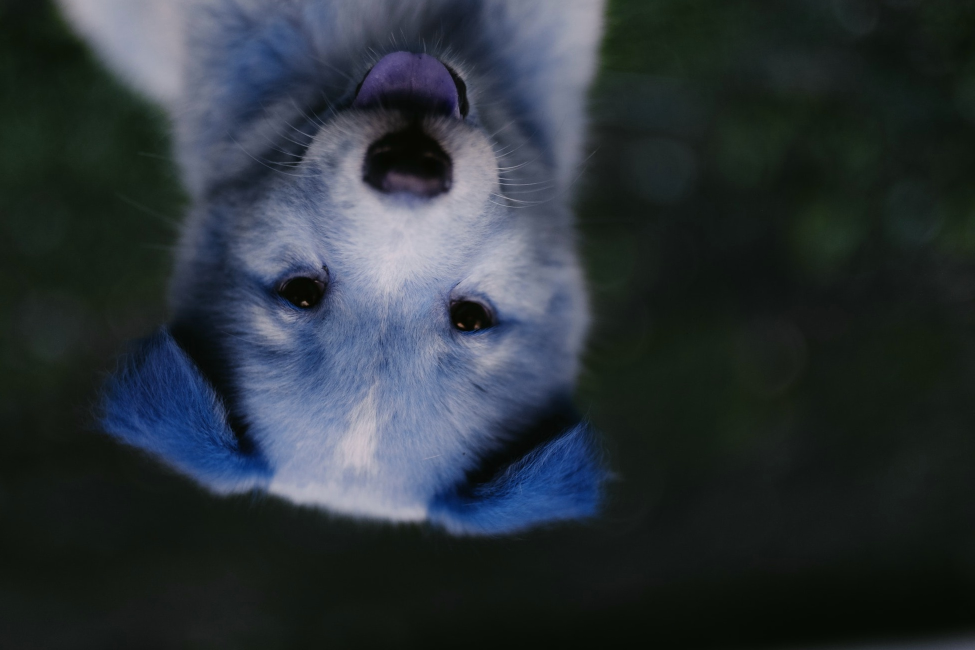
#> input picture flipped_both_axes.jpg, 1950 x 1300 px, given in place of the camera (shown at 1/2 size)
$ jupyter execute --allow-errors 05-object-tracking.ipynb   (text cells are left out)
#> lines starting #> are read from the running program, lines starting #| are printed output that depends on the picture; after the words box and inside, x2 and y2 are one past the last pixel; in counts of white or black regions, pixels touching at a corner belong together
[cell 1]
import cv2
import numpy as np
import matplotlib.pyplot as plt

[cell 2]
# Lucas Kanade Function

[cell 3]
# Optical Flow - Luca Kanade

[cell 4]
corner_track_params = dict(maxCorners = 10, qualityLevel=0.3, minDistance=7, blockSize=7)

[cell 5]
lk_params = dict(winSize=(200, 200), maxLevel = 2, criteria = (cv2.TERM_CRITERIA_EPS | cv2.TERM_CRITERIA_COUNT, 10, 0.03))

[cell 6]
# Capture the video
cap = cv2.VideoCapture(0)

# Grab the very first frame of the stream
ret, prev_frame = cap.read()
#> prev_frame is the input picture: shape (1300, 1950, 3); mean B, G, R 57.4, 51.7, 43.7

# Grab a grayscale image (We will refer to this as the previous frame)
prev_gray = cv2.cvtColor(prev_frame, cv2.COLOR_BGR2GRAY)
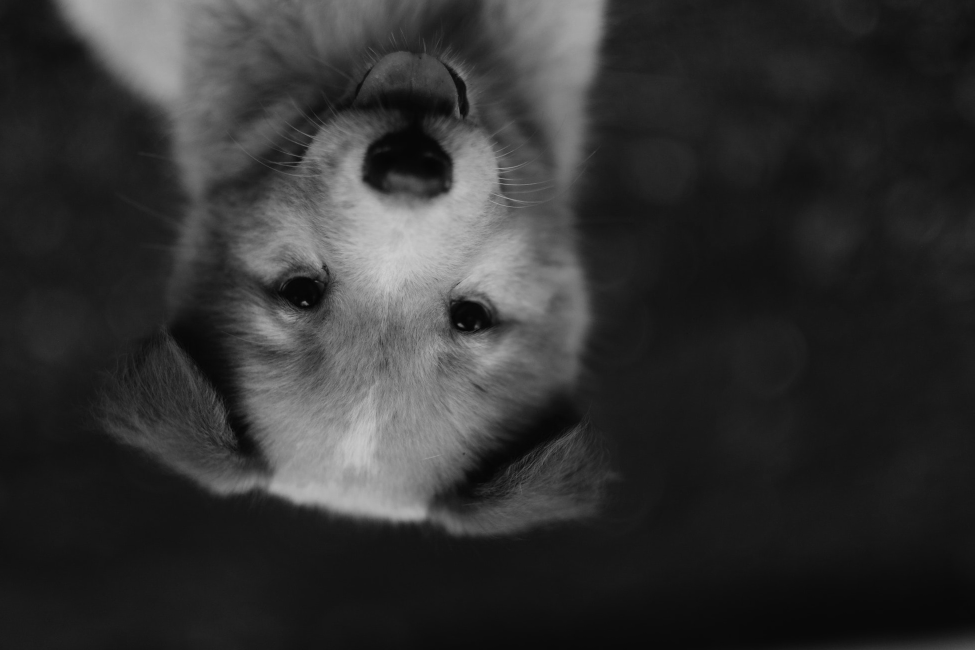
#> prev_gray: shape (1300, 1950) (shown at 1/2 size); min 1, max 207, mean 50

# Grabbing the corners
prevPts = cv2.goodFeaturesToTrack(prev_gray, mask = None, **corner_track_params)
#> prevPts = [[609, 604], [916, 648], [643, 535], [615, 608], [647, 529], [951, 653], [999, 361], [918, 150], [615, 297], [925, 652]]

# Create a matching mask of the previous frame for drawing on later
mask = np.zeros_like(prev_frame)


while True:

    # Grab current frame
    ret,frame = cap.read()

    # Grab gray scale
    frame_gray = cv2.cvtColor(frame, cv2.COLOR_BGR2GRAY)

    # Calculate the Optical Flow on the Gray Scale Frame
    nextPts, status, err = cv2.calcOpticalFlowPyrLK(prev_gray, frame_gray, prevPts, None, **lk_params)
#> nextPts has the same summary as prevPts; status = [1, 1, 1, 1, 1, 1, 1, 1, 1, 1]; err = [0, 0, 0, 0, 0, 0, 0, 0, 0, 0]

    # Using the returned status array (the status output)
    # status output status vector (of unsigned chars); each element of the vector is set to 1 if
    # the flow for the corresponding features has been found, otherwise, it is set to 0.
    good_new = nextPts[status==1]
#> good_new has the same summary as prevPts
    good_prev = prevPts[status==1]
#> good_prev has the same summary as prevPts

    # Use ravel to get points to draw lines and circles
    for i,(new,prev) in enumerate(zip(good_new,good_prev)):

        x_new,y_new = new.ravel()
        x_prev,y_prev = prev.ravel()

        # Lines will be drawn using the mask created from the first frame
        mask = cv2.line(mask, (x_new,y_new),(x_prev,y_prev), (0,255,0), 3)

        # Draw red circles at corner points
        frame = cv2.circle(frame,(x_new,y_new),8,(0,0,255),-1)
#> this loop made 10 passes
#> (x_new, y_new, x_prev, y_prev) on passes 1 to 10: (609, 604, 609, 604), (916, 648, 916, 648), (643, 535, 643, 535), (615, 608, 615, 608), (647, 529, 647, 529), (951, 653, 951, 653), (999, 361, 999, 361), (918, 150, 918, 150), (615, 297, 615, 297), (925, 652, 925, 652)
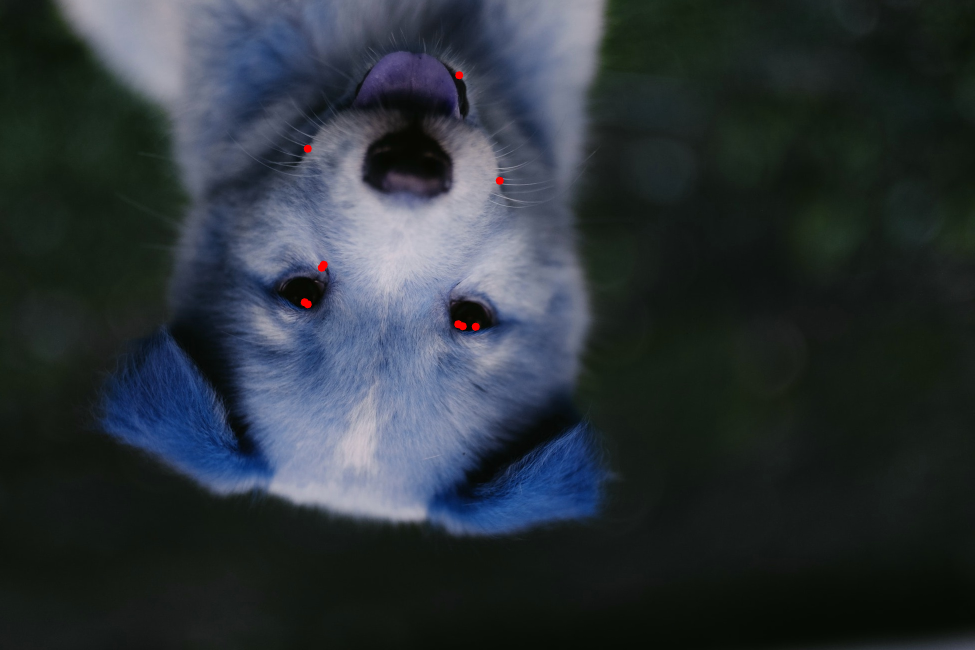
#> frame: shape (1300, 1950, 3) (shown at 1/2 size); mean B, G, R 57.4, 51.7, 43.8
#> mask: shape (1300, 1950, 3); mean of channels 0, 1, 2 0, 0, 0

    # Display the image along with the mask we drew the line on.
    img = cv2.add(frame,mask)
    cv2.imshow('frame',img)

    k = cv2.waitKey(30) & 0xff
#> (key Esc is pressed here)
    if k == 27:
        break

    # Now update the previous frame and previous points
    prev_gray = frame_gray.copy()
    prevPts = good_new.reshape(-1,1,2)


cv2.destroyAllWindows()
cap.release()

[cell 7]
import cv2
import numpy as np

# Capture the frame
cap = cv2.VideoCapture(0)
ret, frame1 = cap.read()

# Get gray scale image of first frame and make a mask in HSV color
prvsImg = cv2.cvtColor(frame1,cv2.COLOR_BGR2GRAY)

hsv_mask = np.zeros_like(frame1)
hsv_mask[:,:,1] = 255

while True:
    ret, frame2 = cap.read()
    nextImg = cv2.cvtColor(frame2,cv2.COLOR_BGR2GRAY)

    # Check out the markdown text above for a break down of these paramters, most of these are just suggested defaults
    flow = cv2.calcOpticalFlowFarneback(prvsImg,nextImg, None, 0.5, 3, 15, 3, 5, 1.2, 0)


    # Color the channels based on the angle of travel
    # Pay close attention to your video, the path of the direction of flow will determine color!
    mag, ang = cv2.cartToPolar(flow[:,:,0], flow[:,:,1],angleInDegrees=True)
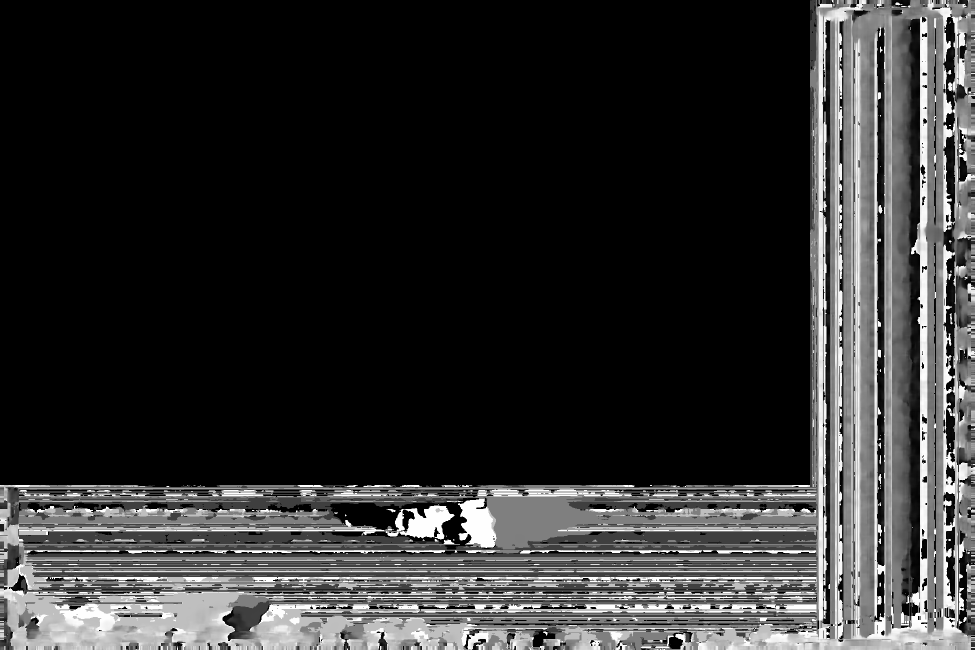
#> ang: shape (1300, 1950) float32 (shown at 1/2 size); min 0, max 360, mean 67.5; drawn with min black and max white
    hsv_mask[:,:,0] = ang/2
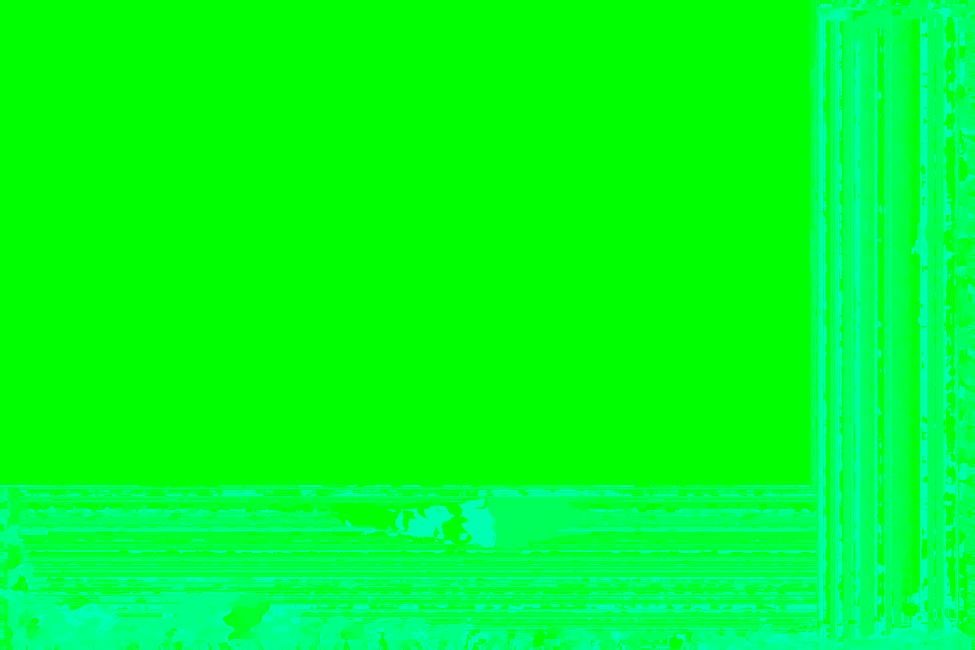
#> hsv_mask: shape (1300, 1950, 3) (shown at 1/2 size); mean of channels 0, 1, 2 33.6, 255, 0; drawn as B, G, R
    hsv_mask[:,:,2] = cv2.normalize(mag,None,0,255,cv2.NORM_MINMAX)
#> hsv_mask: shape (1300, 1950, 3); 0.23% of pixels changed, all inside (x1, y1, x2, y2) = (0, 0, 1950, 1300)

    # Convert back to BGR to show with imshow from cv
    bgr = cv2.cvtColor(hsv_mask,cv2.COLOR_HSV2BGR)
    cv2.imshow('frame2',bgr)

    k = cv2.waitKey(30) & 0xff
#> (key Esc is pressed here)
    if k == 27:
        break

    # Set the Previous image as the next iamge for the loop
    prvsImg = nextImg


cap.release()
cv2.destroyAllWindows()

[cell 8]
# MeanShift Algorihtm for clsutering

[cell 9]
# Capture a video stream
cap = cv2.VideoCapture(0)

# We will first detect the face and set that as our starting box.
face_cascade = cv2.CascadeClassifier('./data/haarcascades/haarcascade_frontalface_default.xml')

# take first frame of the video
ret,frame = cap.read()

# Set Up the Initial Tracking Window
face_rects = face_cascade.detectMultiScale(frame)
#> face_rects = ()

# Convert this list of a single array to a tuple of (x,y,w,h)
#> (the rest of this cell did not finish here and is left out)

[cell 10]
# Capture a video stream
cap = cv2.VideoCapture(0)

# We will first detect the face and set that as our starting box.
face_cascade = cv2.CascadeClassifier('./data/haarcascades/haarcascade_frontalface_default.xml')

# take first frame of the video
ret,frame = cap.read()

# Set Up the Initial Tracking Window
face_rects = face_cascade.detectMultiScale(frame)

# Convert this list of a single array to a tuple of (x,y,w,h)
#> (the rest of this cell did not finish here and is left out)

[cell 11]
# There are many object tracking methods which are there in opencv with simple APIs

# Boosting Tracker
# MIL Tracker
# KCF Tracker
# TLD tracker
# Median Flow Tracker

[cell 12]
def ask_for_tracker():
    print("Welcome! What Tracker API would you like to use?")
    print("Enter 0 for BOOSTING: ")
    print("Enter 1 for MIL: ")
    print("Enter 2 for KCF: ")
    print("Enter 3 for TLD: ")
    print("Enter 4 for MEDIANFLOW: ")
    choice = input("Please select your tracker: ")
#> the answer given: 1

    if choice == '0':
        tracker = cv2.TrackerBoosting_create()
    if choice == '1':
        tracker = cv2.TrackerMIL_create()
    if choice == '2':
        tracker = cv2.TrackerKCF_create()
    if choice == '3':
        tracker = cv2.TrackerTLD_create()
    if choice == '4':
        tracker = cv2.TrackerMedianFlow_create()


    return tracker

[cell 13]
tracker = ask_for_tracker()

[cell 14]
str(tracker).split()[0][1:]

[cell 15]
tracker = ask_for_tracker()
#> the answer given: 1
